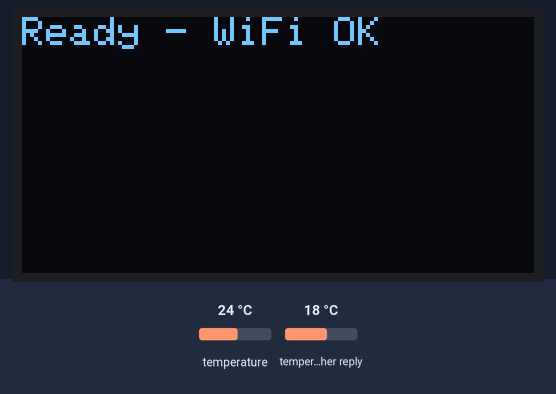
Bench run of a sketch on a simulated ESP32-C3. On the bench: 128×64 one-colour display. The test bench sets the inputs (shaded band); at power-on: temperature 24 °C, temperature in the weather reply 18 °C. WiFi joins after 1.5 s; servers stay silent unless stated; the local clock reads 2024-03-15 10:24:30 at power-on unless the sketch sets it; web services answer with replies made up by the test bench; not simulated (calls return 0 or success): secrets.h; what the sketch prints to the serial monitor is not drawn.

Above: at 2.6 s.
At 4.0 s:
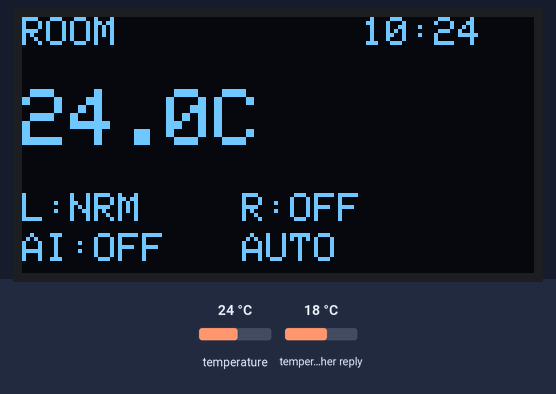
4.1 s: temperature set to 12 °C
At 5.7 s:
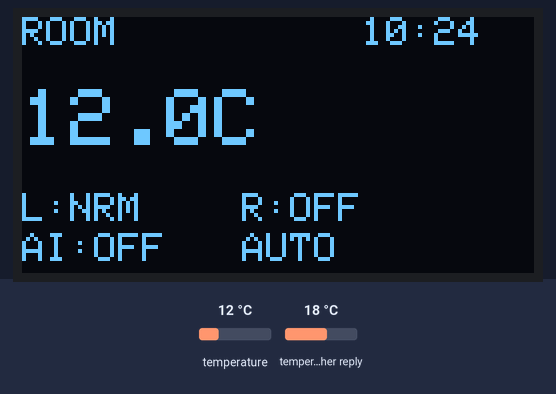
9.0 s: temperature set to 19 °C
At 13.8 s:
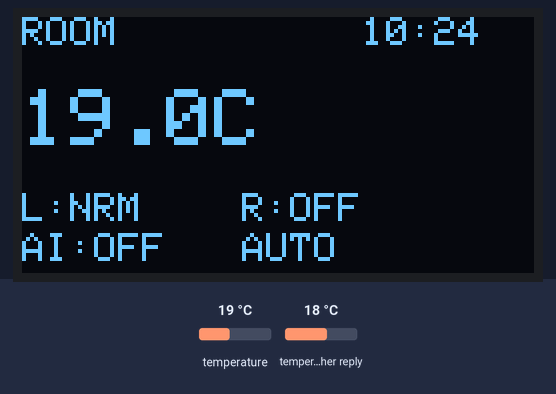
15.0 s: temperature set to 28 °C
At 16.2 s:
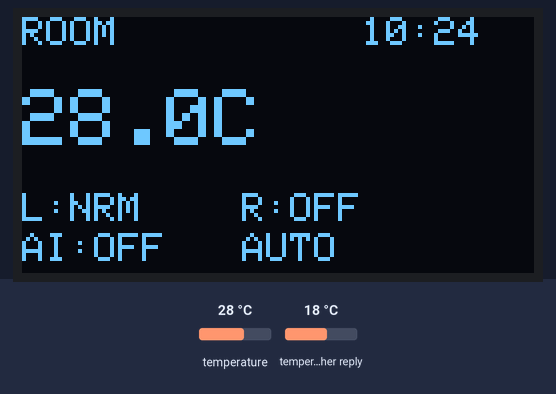
Timing chart, 0 to 18.0 s (numbered marks = the images above; inputs shaded):
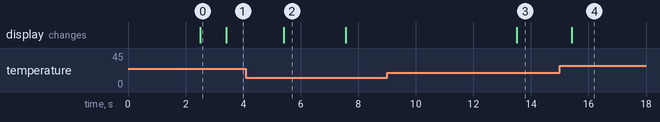

Measured:
- after the input at 4.1 s, the display: changes after 1.3 s (image 2)
- after the input at 9.0 s, the display: changes after 4.5 s (image 3)
- after the input at 15.0 s, the display: changes after 0.43 s (image 4)
- what the display in image 0 shows lasts 0.9 s, from 2.5 s to 3.4 s
- what the display in image 2 shows lasts 2.2 s, from 5.4 s to 7.6 s

The sketch:

esp32_weather_bridge.ino
```cpp
/*
 * ESP32-C3 - Master Controller
 * FULL WEATHER DISPLAY - Two lines for long conditions
 */

#include <WiFi.h>
#include <HTTPClient.h>
#include <ArduinoJson.h>
#include <time.h>
#include <Wire.h>
#include <Adafruit_SSD1306.h>
#include <Adafruit_GFX.h>
#include <OneWire.h>
#include <DallasTemperature.h>
#include "secrets.h"

#define SENSOR_INTERVAL         2000
#define SCREEN_INTERVAL         5000
#define LIGHT_ON_THRESHOLD      250
#define LIGHT_OFF_THRESHOLD     350

#define OLED_SDA    5
#define OLED_SCL    6
#define OLED_ADDR   0x3C
#define ONE_WIRE_BUS 7

Adafruit_SSD1306 display(128, 64, &Wire, -1);
OneWire oneWire(ONE_WIRE_BUS);
DallasTemperature sensors(&oneWire);

bool relayState = false;
float lastTemperature = 23.5;
bool tempSensorFound = false;

char roomTime[6] = "--:--";
char cityName[20] = "Kathmandu";
char cityTime[6] = "--:--";
char cityTemp[6] = "--";
char cityCondition[35] = "Waiting...";
char lastAIDecision[4] = "---";

int screenState = 0;
unsigned long lastScreenSwitch = 0;
unsigned long lastSensorRead = 0;
const char* lightStatusText = "NRM";

// GERMANY (Room) - For AI decision
String roomCity = "Berlin";
int roomSunriseHour = 6, roomSunriseMinute = 0;
int roomSunsetHour = 18, roomSunsetMinute = 0;

// KATHMANDU (City) - For display only
String displayCity = "Kathmandu";

bool wifiConnected = false;
bool manualMode = false;
String ldrStatus = "N";
String relayStatus = "0";

const long GMT_OFFSET_SEC = 3600;
const int DAYLIGHT_OFFSET_SEC = 3600;

void setup() {
  Serial.begin(115200);
  Serial1.begin(9600, SERIAL_8N1, 20, 21);

  Wire.begin(OLED_SDA, OLED_SCL);
  if (!display.begin(SSD1306_SWITCHCAPVCC, OLED_ADDR)) {
    while (1);
  }

  display.clearDisplay();
  display.setTextSize(1);
  display.setTextColor(SSD1306_WHITE);
  display.setCursor(0, 0);
  display.println("ESP32 Starting...");
  display.display();
  delay(500);

  display.ssd1306_command(SSD1306_DISPLAYON);

  sensors.begin();
  tempSensorFound = (sensors.getDeviceCount() > 0);

  WiFi.begin(WIFI_SSID, WIFI_PASSWORD);
  int attempts = 0;
  while (WiFi.status() != WL_CONNECTED && attempts < 20) {
    delay(500);
    attempts++;
  }

  if (WiFi.status() == WL_CONNECTED) {
    wifiConnected = true;
    configTime(GMT_OFFSET_SEC, DAYLIGHT_OFFSET_SEC, "pool.ntp.org");
    getWeather(roomCity, true);
    getWeather(displayCity, false);
  } else {
    wifiConnected = false;
    roomSunriseHour = 6;
    roomSunriseMinute = 0;
    roomSunsetHour = 18;
    roomSunsetMinute = 0;
  }

  getTimes();
  updateAI();

  display.clearDisplay();
  display.setTextSize(1);
  display.setTextColor(SSD1306_WHITE);
  display.setCursor(0, 0);
  display.println(wifiConnected ? "Ready - WiFi OK" : "FALLBACK MODE");
  display.display();

  lastScreenSwitch = millis();

  Serial.println("ESP32 Ready");
  Serial.print("Room (Germany): ");
  Serial.println(roomCity);
  Serial.print("Display (City): ");
  Serial.println(displayCity);
}

void loop() {
  unsigned long now = millis();

  // Check WiFi
  if (WiFi.status() == WL_CONNECTED) {
    if (!wifiConnected) {
      wifiConnected = true;
      configTime(GMT_OFFSET_SEC, DAYLIGHT_OFFSET_SEC, "pool.ntp.org");
      getWeather(roomCity, true);
      getWeather(displayCity, false);
    }
  } else {
    if (wifiConnected) {
      wifiConnected = false;
    }
  }

  // Read Arduino status
  if (Serial1.available()) {
    String msg = Serial1.readStringUntil('\n');
    msg.trim();

    if (msg.length() >= 5) {
      ldrStatus = msg.substring(0, 1);
      manualMode = (msg.substring(2, 3) == "1");
      relayStatus = msg.substring(4, 5);
      relayState = (relayStatus == "1");

      if (ldrStatus == "D") lightStatusText = "DRK";
      else if (ldrStatus == "B") lightStatusText = "BRT";
      else lightStatusText = "NRM";

      Serial.print("📥 ");
      Serial.print("LDR:");
      Serial.print(ldrStatus);
      Serial.print(" | MAN:");
      Serial.print(manualMode ? "ON" : "OFF");
      Serial.print(" | RLY:");
      Serial.println(relayState ? "ON" : "OFF");
    }
  }

  // Read temperature
  if (now - lastSensorRead >= SENSOR_INTERVAL) {
    lastSensorRead = now;
    if (tempSensorFound) {
      sensors.requestTemperatures();
      delay(100);
      float temp = sensors.getTempCByIndex(0);
      if (temp != -127.0 && temp < 100) lastTemperature = temp;
    } else {
      static float simTemp = 23.5;
      simTemp += 0.01;
      if (simTemp > 24.5) simTemp = 22.5;
      lastTemperature = simTemp;
    }
    updateAI();
    sendRelayCommand();
  }

  // Update time
  static unsigned long lastTimeUpdate = 0;
  if (now - lastTimeUpdate >= 5000) {
    lastTimeUpdate = now;
    getTimes();
  }

  // Screen switching
  if (now - lastScreenSwitch >= SCREEN_INTERVAL) {
    lastScreenSwitch = now;
    screenState = (screenState == 0) ? 1 : 0;
  }

  // Update weather every 5 minutes
  static unsigned long lastWeatherUpdate = 0;
  if (wifiConnected && (now - lastWeatherUpdate >= 300000)) {
    lastWeatherUpdate = now;
    getWeather(roomCity, true);
    getWeather(displayCity, false);
    updateAI();
  }

  // Update display
  updateDisplay();

  delay(50);
}

void getWeather(String city, bool isRoom) {
  if (WiFi.status() != WL_CONNECTED) return;

  String url = "http://api.openweathermap.org/data/2.5/weather?q=" +
               city + "&units=metric&appid=" + OPENWEATHER_API_KEY;

  HTTPClient http;
  http.begin(url);
  int httpCode = http.GET();

  if (httpCode == HTTP_CODE_OK) {
    String payload = http.getString();
    JsonDocument doc;
    deserializeJson(doc, payload);

    if (isRoom) {
      long tz = doc["timezone"].as<long>();
      long sr = doc["sys"]["sunrise"].as<long>() + tz;
      long ss = doc["sys"]["sunset"].as<long>() + tz;

      roomSunriseHour = (sr % 86400) / 3600;
      roomSunriseMinute = ((sr % 86400) % 3600) / 60;
      roomSunsetHour = (ss % 86400) / 3600;
      roomSunsetMinute = ((ss % 86400) % 3600) / 60;

      Serial.println("=================================");
      Serial.print("🇩🇪 GERMANY (Room) - Sunrise/Sunset:");
      Serial.print("  Sunrise: ");
      Serial.print(roomSunriseHour);
      Serial.print(":");
      if (roomSunriseMinute < 10) Serial.print("0");
      Serial.println(roomSunriseMinute);
      Serial.print("  Sunset: ");
      Serial.print(roomSunsetHour);
      Serial.print(":");
      if (roomSunsetMinute < 10) Serial.print("0");
      Serial.println(roomSunsetMinute);
      Serial.println("=================================");

    } else {
      float temp = doc["main"]["temp"];
      dtostrf(temp, 4, 1, cityTemp);
      String cond = doc["weather"][0]["description"].as<String>();

      // Store FULL condition (no truncation)
      strcpy(cityCondition, cond.c_str());

      Serial.print("🇳🇵 KATHMANDU (City) - Weather: ");
      Serial.print(cityTemp);
      Serial.print("°C ");
      Serial.println(cityCondition);
    }

  } else {
    Serial.print("❌ Weather API error for ");
    Serial.print(city);
    Serial.print(": ");
    Serial.println(httpCode);

    if (isRoom) {
      roomSunriseHour = 6;
      roomSunriseMinute = 0;
      roomSunsetHour = 21;
      roomSunsetMinute = 30;
    }
  }
  http.end();
}

void updateAI() {
  if (manualMode) {
    Serial.println("🔧 MANUAL MODE - AI disabled");
    return;
  }

  if (!wifiConnected) {
    strcpy(lastAIDecision, (ldrStatus == "D") ? "ON" : "OFF");
    return;
  }

  struct tm timeinfo;
  if (!getLocalTime(&timeinfo)) {
    strcpy(lastAIDecision, (ldrStatus == "D") ? "ON" : "OFF");
    return;
  }

  int current = timeinfo.tm_hour * 60 + timeinfo.tm_min;
  int sunrise = roomSunriseHour * 60 + roomSunriseMinute;
  int sunset = roomSunsetHour * 60 + roomSunsetMinute;

  bool isNight = (current < sunrise || current >= sunset);

  if (isNight) {
    strcpy(lastAIDecision, "ON");
    Serial.print("🌙 NIGHTTIME - AI: ON");
  } else {
    strcpy(lastAIDecision, "OFF");
    Serial.print("☀️ DAYTIME - AI: OFF");
  }

  Serial.print(" | Time: ");
  Serial.print(timeinfo.tm_hour);
  Serial.print(":");
  if (timeinfo.tm_min < 10) Serial.print("0");
  Serial.print(timeinfo.tm_min);
  Serial.print(" | Sunrise: ");
  Serial.print(roomSunriseHour);
  Serial.print(":");
  if (roomSunriseMinute < 10) Serial.print("0");
  Serial.print(roomSunriseMinute);
  Serial.print(" | Sunset: ");
  Serial.print(roomSunsetHour);
  Serial.print(":");
  if (roomSunsetMinute < 10) Serial.print("0");
  Serial.println(roomSunsetMinute);
}

void sendRelayCommand() {
  if (manualMode) return;

  static char lastSent[4] = "";
  if (strcmp(lastAIDecision, lastSent) != 0) {
    strcpy(lastSent, lastAIDecision);
    Serial1.println(lastAIDecision);
    Serial.print("📤 Sent to Uno: ");
    Serial.println(lastAIDecision);
  }
}

void getTimes() {
  struct tm timeinfo;
  if (getLocalTime(&timeinfo)) {
    strftime(roomTime, 6, "%H:%M", &timeinfo);
  } else {
    strcpy(roomTime, "--:--");
  }

  time_t now;
  time(&now);
  struct tm* utc = gmtime(&now);
  int h = utc->tm_hour + 5;
  int m = utc->tm_min + 45;
  if (m >= 60) { m -= 60; h += 1; }
  if (h >= 24) h -= 24;
  sprintf(cityTime, "%02d:%02d", h, m);
}

void updateDisplay() {
  display.ssd1306_command(SSD1306_DISPLAYON);
  display.clearDisplay();
  display.setTextSize(1);
  display.setTextColor(SSD1306_WHITE);

  if (screenState == 0) {
    // ==========================================
    // ROOM SCREEN - Germany
    // ==========================================
    display.setCursor(0, 0);
    display.print("ROOM");
    if (roomTime[0] != '-') {
      display.setCursor(85, 0);
      display.print(roomTime);
    }

    display.setTextSize(2);
    display.setCursor(0, 18);
    display.print(lastTemperature, 1);
    display.print("C");

    display.setTextSize(1);
    display.setCursor(0, 44);
    display.print("L:");
    display.print(lightStatusText);
    display.setCursor(55, 44);
    display.print("R:");
    display.print(relayState ? "ON" : "OFF");

    display.setCursor(0, 54);
    display.print("AI:");
    display.print(lastAIDecision);
    display.setCursor(55, 54);

    if (manualMode) {
      display.print("MAN");
    } else if (!wifiConnected) {
      display.print("FALLBACK");
    } else {
      display.print("AUTO");
    }

  } else {
    // ==========================================
    // CITY SCREEN - Kathmandu with FULL weather
    // ==========================================
    display.setCursor(0, 0);
    display.print(displayCity);
    if (cityTime[0] != '-') {
      int x = 128 - (strlen(cityTime) * 6);
      display.setCursor(x, 0);
      display.print(cityTime);
    }

    display.setTextSize(2);
    display.setCursor(0, 22);
    if (cityTemp[0] != '-' && cityTemp[0] != '\0') {
      display.print(cityTemp);
    } else {
      display.print("--");
    }
    display.print("C");

    // ==========================================
    // WEATHER CONDITION - FULL TEXT (2 lines)
    // ==========================================
    display.setTextSize(1);
    String condStr = String(cityCondition);
    condStr.trim();

    if (condStr.length() > 20) {
      // Split at first space near the middle
      int splitPos = 16;
      for (int i = 10; i < condStr.length() && i < 20; i++) {
        if (condStr.charAt(i) == ' ') {
          splitPos = i;
          break;
        }
      }

      String line1 = condStr.substring(0, splitPos);
      String line2 = condStr.substring(splitPos + 1);

      // If line2 is still too long, truncate
      if (line2.length() > 18) {
        line2 = line2.substring(0, 18);
      }

      display.setCursor(0, 46);
      display.print(line1);
      display.setCursor(0, 54);
      display.print(line2);

    } else {
      // Short weather - one line
      display.setCursor(0, 46);
      display.print(condStr);
      // Show ESP32 status on second line if weather is short
      display.setCursor(0, 54);
      display.print(wifiConnected ? "ESP32" : "OFFLINE");
    }
  }

  display.display();
}
```
